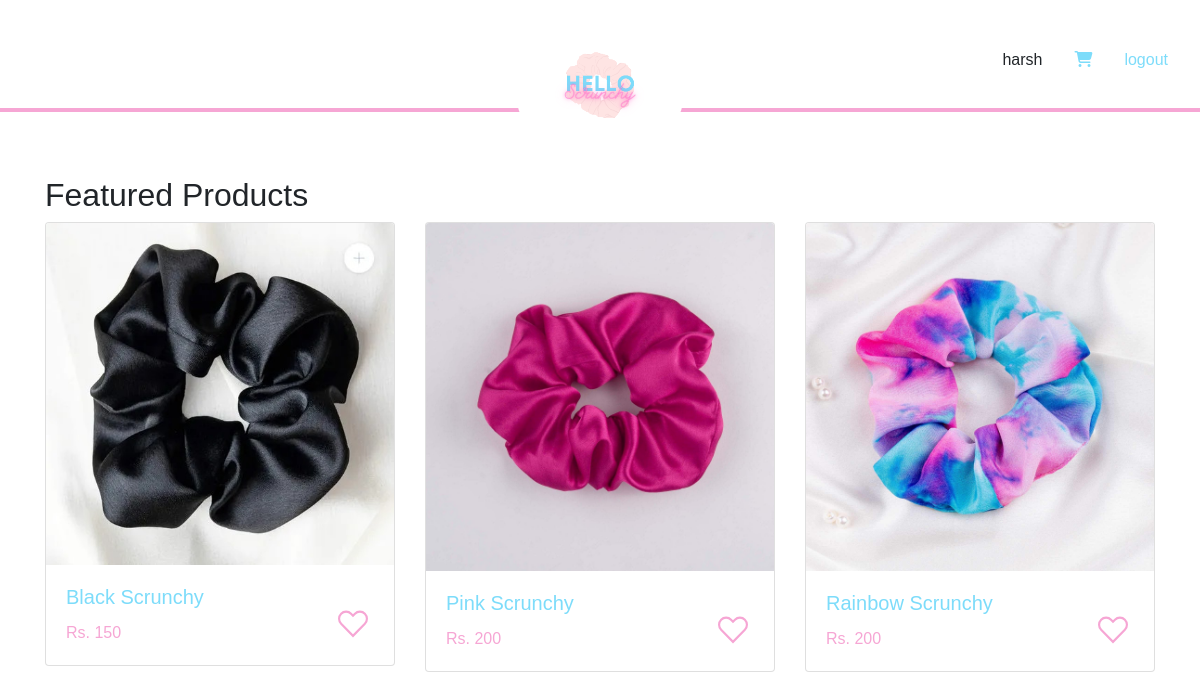
Screenshot of / (signed in) with the database file from the repository.
### users/models.py (models this page shows, shortened)
class CustomUser(AbstractUser):
    email = models.EmailField(_("email address"), unique=True)
    mobile = models.CharField(max_length=10, blank=True, null=True)
    username = models.CharField(max_length=150)
    USERNAME_FIELD = "email"
    REQUIRED_FIELDS = []
    objects = CustomUserManager()

### app/models.py (models this page shows, shortened)
class Product(models.Model):
    name = models.CharField(max_length=60)
    price = models.IntegerField()
    image = models.ImageField(null=True, blank=True, upload_to="images/")

### app/views.py (the view)
# urls.py: path("", views.home, name="home"),
def home(request):
    products = Product.objects.all()
    user = request.user
    context = {"products": products, "user": user}
    return render(request, "app/home.html", context)

### app/templates/app/home.html (shortened to what this page needs)
{% extends 'main.html' %} {% block content %} {% load static %}
<section class="product-section">
  <div class="container">
    <h2>Featured Products</h2>
    <div class="row">
      {% for product in products %}
      <div class="col-md-4">
        <div class="card">
          <img
            class="card-img-top"
            src="{{product.image.url}}"
            alt="{{product.name}}"
          />
          <div class="card-body">
            <h5 class="card-title pro-name">{{product.name}}</h5>
            <span class="card-text pro-price">Rs. {{product.price}}</span>
            <a href="{% url 'cart_add' product.id %}" class="btn-cart">
            </a>
          </div>
        </div>
      </div>
      {% endfor %}
    </div>
  </div>
</section>
{% endblock content %}

### templates/nav.html
{% load static %}
<header>
  <nav class="nav">
    <a href="/">
      <img id="logo" src="{% static 'images/logo.png' %}" alt="" />
    </a>
  </nav>
  <div class="nav-info">
    {{request.user.username}}
    <a href="{% url 'cart' %}">
      <i class="fa-solid fa-cart-shopping" style="color: var(--dblue)"></i
    ></a>
    {% if request.user.is_authenticated %}
    <a href="{% url 'logout' %}"> logout</a>
    {% else %}
    <a href="{% url 'login' %}"> login</a>
    {% endif %}
  </div>
</header>

### static/styles/style.css (style rules this page uses)
* { font-family: Arial, sans-serif; margin: 0; padding: 0; box-sizing: border-box; --blue: #D7FCFC; --pink: #F6A6D4; --dblue: #7DDCFA; }
a { color: var(--dblue) !important; }
header { margin-bottom: 3rem; }
.nav { border-bottom: 4px solid var(--pink); height: 7rem; display: flex; justify-content: center; align-items: center; }
#logo { border-radius: 50%; width: 170px; height: 170px; background-color: white; }
.nav-info { position: absolute; top: 3rem; right: 2rem; display: flex; align-items: center; justify-content: center; gap: 2rem; }
.pro-name { color: var(--dblue); }
.pro-price { color: var(--pink); }
.product-section { margin: 4rem 0 1rem 0; }
.btn-cart { position: absolute !important; right: 1rem !important; bottom: 1rem !important; display: flex; align-items: center; justify-content: center; width: 50px; height: 50px; border-radius: 10px; border: none; background-color: transparent; position: relative; }
.btn-cart::after { content: 'like'; width: fit-content; height: fit-content; position: absolute; font-size: 15px; color: white; font-family: 'Lucida Sans', 'Lucida Sans Regular', 'Lucida Grande', 'Lucida Sans Unicode', Geneva, Verdana, sans-serif; opacity: 0; visibility: hidden; transition: .2s linear; top: 115%; }
.icon { width: 30px; height: 30px; transition: .2s linear; }

### rows the page displays
CustomUser: user.username "harsh"
Product: image (picture), name "Black Scrunchy", price "150"
Product: image (picture), name "Pink Scrunchy", price "200"
Product: image (picture), name "Rainbow Scrunchy", price "200"
